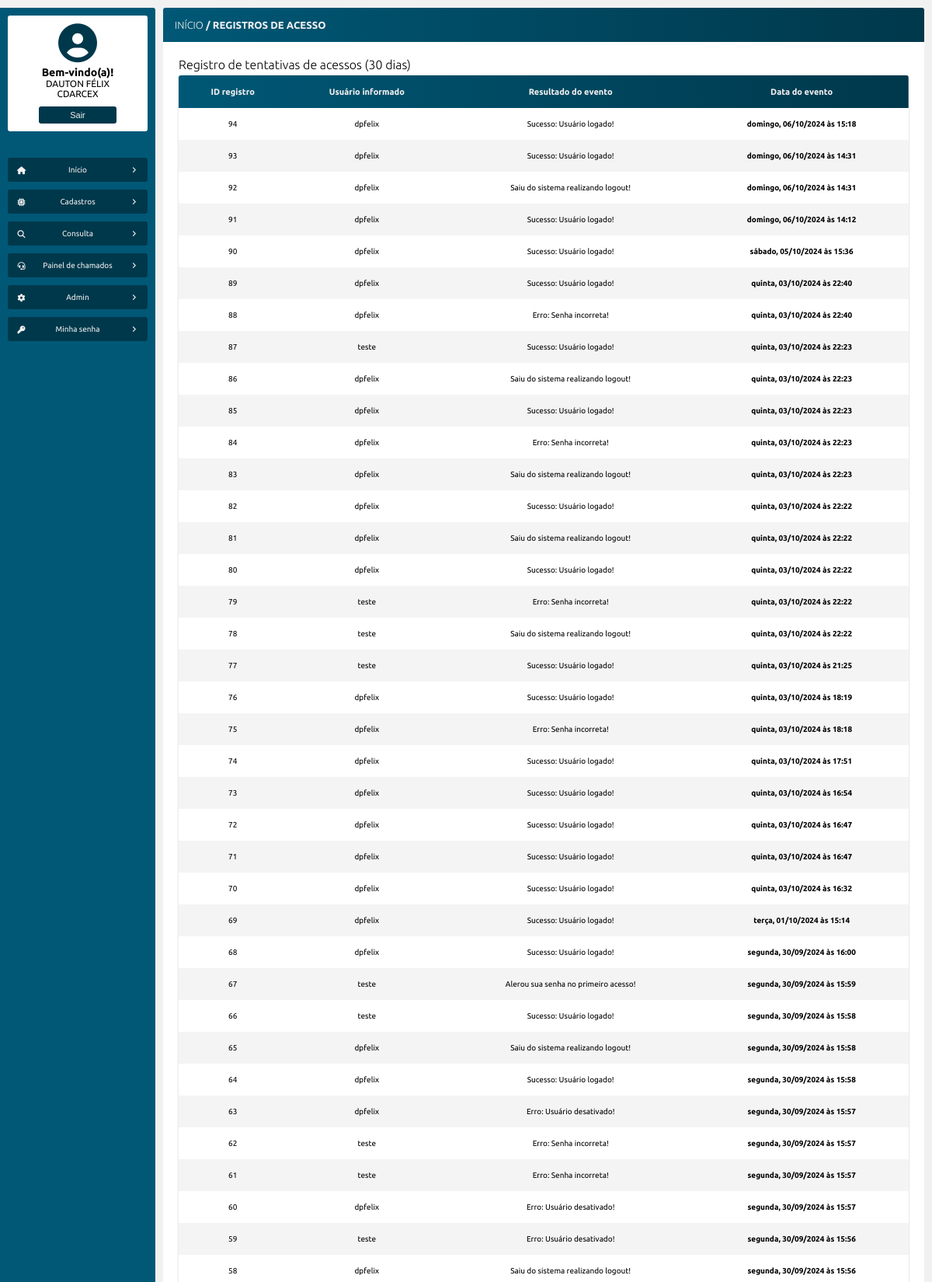
Page /log_logins.php (signed in, upper part) on the committed database.
### tables this page shows
CREATE TABLE `tb_logs_login` (
  `id` int NOT NULL AUTO_INCREMENT,
  `id_usuario` int DEFAULT NULL,
  `usuario_informado` varchar(100) DEFAULT NULL,
  `evento` varchar(100) DEFAULT NULL,
  `data_evento` datetime DEFAULT CURRENT_TIMESTAMP,
  PRIMARY KEY (`id`)
);

### src/model/Logs.php (called while the page is built, shortened)
<?php
class Logs
{
    public function __construct(private PDO $pdo)
    {
        $this->pdo = $pdo;
    }
    public function exibeRegistrosLogAcessos(): array
    {
        $sql = "SELECT *, DATE_FORMAT(data_evento, '%W, %d/%m/%Y às %H:%i' )
                AS data_evento
                FROM tb_logs_login
                WHERE data_evento >= DATE_SUB(CURDATE(), INTERVAL 30 DAY)
                ORDER BY id DESC";
        $stmt = $this->pdo->prepare($sql);
        $stmt->execute();
        $resultado = $stmt->fetchAll(PDO::FETCH_ASSOC);
        return $resultado;
    }
}

### log_logins.php (the view, shortened to what this page needs)
<?php
require_once "src/config/conexao_bd.php";
$logs = new Logs($pdo);
$dados_logs = $logs->exibeRegistrosLogAcessos();
?>
<!DOCTYPE html>
<html>
<head>
    <?php
        require_once "src/views/layout/head.php";
    ?>
</head>
<body>
    <main class="corpo">
        <?php
            require_once "src/views/layout/menu_lateral.php";
        ?>
        <section class="principal">
            <article class="conteudo">
                <header class="conteudo-cabecalho">
                <h3><a href="inicio.php">INÍCIO</a> / REGISTROS DE ACESSO</h3>
                </header>
                <section class="conteudo-center">
                            <h1>Registro de tentativas de acessos (30 dias)</h1>
                            <table>
                                <thead>
                                    <td>ID registro</td>
                                    <td>Usuário informado</td>
                                    <td>Resultado do evento</td>
                                    <td>Data do evento</td>
                                </thead>
                                <tbody>
                                    <?php foreach ($dados_logs as $logs) : ?>
                                        <tr>
                                            <td><?= htmlentities($logs['id']) ?></td>
                                            <td><?= htmlentities($logs['usuario_informado']) ?></td>
                                            <td><?= htmlentities($logs['evento']) ?></td>
                                            <td><b><?= htmlentities($logs['data_evento']) ?></b></td>
                                        </tr>
                                    <?php endforeach ?>
                                </tbody>
                            </table>
                </section>
            </article>
        </section>
    </main>
</body>
</html>

### css/style.css (style rules this page uses)
:root { --primary-color: #0088ff; --secundary-color: #005876; --terciary-color: #00384b; --white-color: #f1f1f1; --primary-shadow: 0 0 .5em #808080 }
* { padding: 0; margin: 0; box-sizing: border-box; }
a { text-decoration: none; }
body { font-family: 'Playpen Sans', cursive; font-family: 'Ubuntu', sans-serif; background: var(--white-color); }
.corpo { width: 100%; height: 100%; padding: 10px 10px 10px 0; position: absolute; display: flex; }
.principal { width: 100%; height: 100%; display: flex; flex-direction: column; }
.conteudo { width: 100%; height: 100%; position: relative; display: flex; flex-direction: column; align-items: center; overflow: hidden; background: #ffffff; border-radius: 3px; }
.conteudo-cabecalho { width: 100%; margin-bottom: 10px; padding: 15px; display: flex; justify-content: space-between; align-items: center; background: linear-gradient(to right, var(--secundary-color), var(--terciary-color)); color: var(--white-color); }
.conteudo-cabecalho h3 { font-size: 13px; font-weight: bold; }
.conteudo-cabecalho a { color: var(--white-color); font-weight: 300; }
.conteudo-center { width: 100%; height: 100%; padding: 10px 20px 20px 20px; display: flex; align-content: baseline; align-items: center; flex-direction: column; overflow: scroll; }
.conteudo-center h1 { width: 100%; font-size: 16px; font-weight: 100; }

### css/table.css (style rules this page uses)
table { width: 100%; margin: 5px auto; font-size: 10px; background: #ffffff; box-shadow: 0 0 .3em #cdcdcd; border-radius: 3px; border-collapse: collapse; text-align: center; overflow: auto; }
table tr td { padding: 15px; }
table thead { position: sticky; top: -10px; color: var(--white-color); font-weight: bold; background: linear-gradient(to right, var(--secundary-color), var(--terciary-color)); z-index: 1; }
table thead td:first-child { border-radius: 3px 0 0 0; }
table thead td:last-child { border-radius: 0 3px 0 0; }
table thead td { font-size: 11px; }
tbody tr:nth-child(even) { background: #f4f4f4; }

### rows in the picture
tb_logs_login: id "94", usuario_informado "dpfelix", evento "Sucesso: Usuário logado!", data_evento "domingo, 06/10/2024 às 15:18"
tb_logs_login: id "93", usuario_informado "dpfelix", evento "Sucesso: Usuário logado!", data_evento "domingo, 06/10/2024 às 14:31"
tb_logs_login: id "92", usuario_informado "dpfelix", evento "Saiu do sistema realizando logout!", data_evento "domingo, 06/10/2024 às 14:31"
tb_logs_login: id "91", usuario_informado "dpfelix", evento "Sucesso: Usuário logado!", data_evento "domingo, 06/10/2024 às 14:12"
tb_logs_login: id "90", usuario_informado "dpfelix", evento "Sucesso: Usuário logado!", data_evento "sábado, 05/10/2024 às 15:36"
tb_logs_login: id "89", usuario_informado "dpfelix", evento "Sucesso: Usuário logado!", data_evento "quinta, 03/10/2024 às 22:40"
tb_logs_login: id "88", usuario_informado "dpfelix", evento "Erro: Senha incorreta!", data_evento "quinta, 03/10/2024 às 22:40"
tb_logs_login: id "87", usuario_informado "teste", evento "Sucesso: Usuário logado!", data_evento "quinta, 03/10/2024 às 22:23"
tb_logs_login: id "86", usuario_informado "dpfelix", evento "Saiu do sistema realizando logout!", data_evento "quinta, 03/10/2024 às 22:23"
tb_logs_login: id "85", usuario_informado "dpfelix", evento "Sucesso: Usuário logado!", data_evento "quinta, 03/10/2024 às 22:23"
tb_logs_login: id "84", usuario_informado "dpfelix", evento "Erro: Senha incorreta!", data_evento "quinta, 03/10/2024 às 22:23"
tb_logs_login: id "83", usuario_informado "dpfelix", evento "Saiu do sistema realizando logout!", data_evento "quinta, 03/10/2024 às 22:23"
tb_logs_login: id "82", usuario_informado "dpfelix", evento "Sucesso: Usuário logado!", data_evento "quinta, 03/10/2024 às 22:22"
tb_logs_login: id "81", usuario_informado "dpfelix", evento "Saiu do sistema realizando logout!", data_evento "quinta, 03/10/2024 às 22:22"
tb_logs_login: id "80", usuario_informado "dpfelix", evento "Sucesso: Usuário logado!", data_evento "quinta, 03/10/2024 às 22:22"
tb_logs_login: id "79", usuario_informado "teste", evento "Erro: Senha incorreta!", data_evento "quinta, 03/10/2024 às 22:22"
tb_logs_login: id "78", usuario_informado "teste", evento "Saiu do sistema realizando logout!", data_evento "quinta, 03/10/2024 às 22:22"
tb_logs_login: id "77", usuario_informado "teste", evento "Sucesso: Usuário logado!", data_evento "quinta, 03/10/2024 às 21:25"
tb_logs_login: id "76", usuario_informado "dpfelix", evento "Sucesso: Usuário logado!", data_evento "quinta, 03/10/2024 às 18:19"
tb_logs_login: id "75", usuario_informado "dpfelix", evento "Erro: Senha incorreta!", data_evento "quinta, 03/10/2024 às 18:18"
tb_logs_login: id "74", usuario_informado "dpfelix", evento "Sucesso: Usuário logado!", data_evento "quinta, 03/10/2024 às 17:51"
tb_logs_login: id "73", usuario_informado "dpfelix", evento "Sucesso: Usuário logado!", data_evento "quinta, 03/10/2024 às 16:54"
tb_logs_login: id "72", usuario_informado "dpfelix", evento "Sucesso: Usuário logado!", data_evento "quinta, 03/10/2024 às 16:47"
tb_logs_login: id "71", usuario_informado "dpfelix", evento "Sucesso: Usuário logado!", data_evento "quinta, 03/10/2024 às 16:47"
tb_logs_login: id "70", usuario_informado "dpfelix", evento "Sucesso: Usuário logado!", data_evento "quinta, 03/10/2024 às 16:32"
tb_logs_login: id "69", usuario_informado "dpfelix", evento "Sucesso: Usuário logado!", data_evento "terça, 01/10/2024 às 15:14"
tb_logs_login: id "68", usuario_informado "dpfelix", evento "Sucesso: Usuário logado!", data_evento "segunda, 30/09/2024 às 16:00"
tb_logs_login: id "67", usuario_informado "teste", evento "Alerou sua senha no primeiro acesso!", data_evento "segunda, 30/09/2024 às 15:59"
tb_logs_login: id "66", usuario_informado "teste", evento "Sucesso: Usuário logado!", data_evento "segunda, 30/09/2024 às 15:58"
tb_logs_login: id "65", usuario_informado "dpfelix", evento "Saiu do sistema realizando logout!", data_evento "segunda, 30/09/2024 às 15:58"
tb_logs_login: id "64", usuario_informado "dpfelix", evento "Sucesso: Usuário logado!", data_evento "segunda, 30/09/2024 às 15:58"
tb_logs_login: id "63", usuario_informado "dpfelix", evento "Erro: Usuário desativado!", data_evento "segunda, 30/09/2024 às 15:57"
tb_logs_login: id "62", usuario_informado "teste", evento "Erro: Senha incorreta!", data_evento "segunda, 30/09/2024 às 15:57"
tb_logs_login: id "61", usuario_informado "teste", evento "Erro: Senha incorreta!", data_evento "segunda, 30/09/2024 às 15:57"
tb_logs_login: id "60", usuario_informado "dpfelix", evento "Erro: Usuário desativado!", data_evento "segunda, 30/09/2024 às 15:57"
tb_logs_login: id "59", usuario_informado "teste", evento "Erro: Usuário desativado!", data_evento "segunda, 30/09/2024 às 15:56"
tb_logs_login: id "58", usuario_informado "dpfelix", evento "Saiu do sistema realizando logout!", data_evento "segunda, 30/09/2024 às 15:56"

### other values in the picture
$_SESSION['nome'] "DAUTON FÉLIX"
$_SESSION['unidade'] "CDARCEX"
